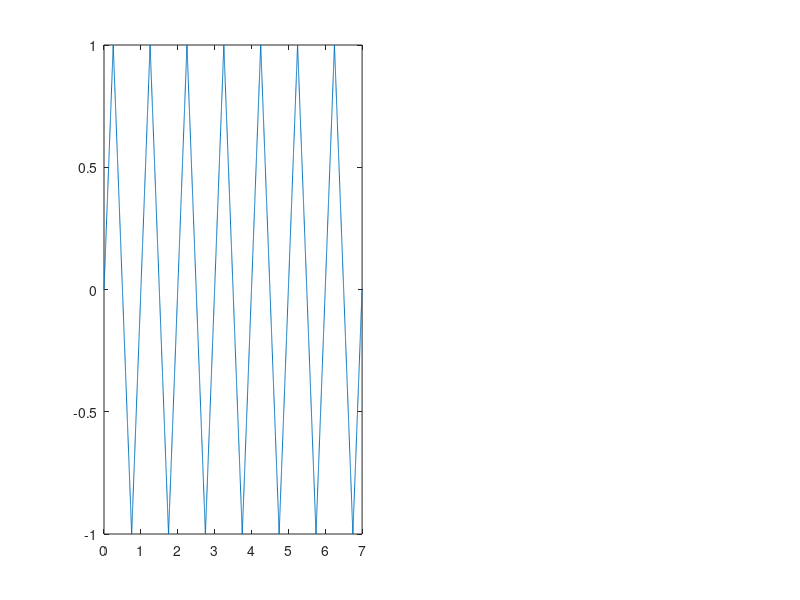

Write MATLAB code to recreate this figure. (Note: this script raises an error after producing the figure.)
clear;

T = 1;
f = 1;
Np = 7;
Ta = 0.001;
N=round(Np/(f*Ta));
t = [0: (N-1)]'*Ta;
y = sawtooth(t*2*pi*f+pi/2,1/2);
subplot(1,2,1)
plot(t,y)
[ak, bk] = execcoef(Ta,T,y,100);

[xfour, tfour] = execFourier(Ta,f,Np,ak,bk);
subplot(1,2,2)
plot(tfour,xfour)